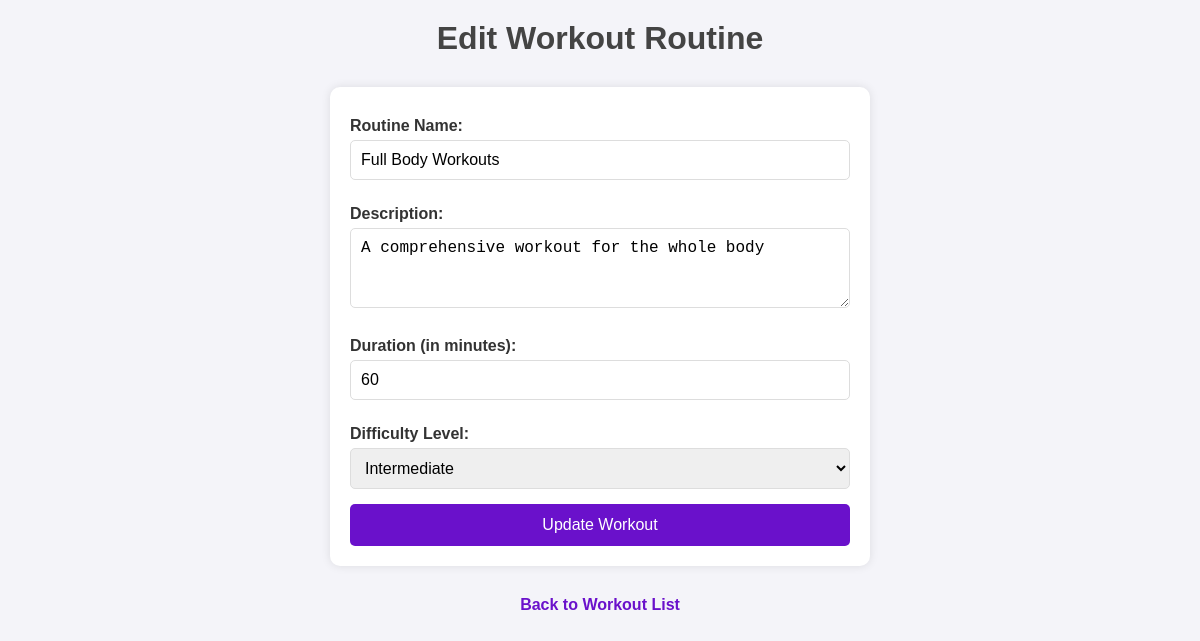
Page /edit_workout/1 on the committed database.
### tables this page shows
CREATE TABLE Workout_Routines (
        routine_id INTEGER PRIMARY KEY,
        routine_name TEXT NOT NULL,
        description TEXT,
        duration INTEGER,
        difficulty_level TEXT
    );

### app.py (the view, shortened to what this page needs)
@app.route('/edit_workout/<int:routine_id>', methods=['GET', 'POST'])
def edit_workout(routine_id):
    conn = sqlite3.connect('gym_management_system.db')
    conn.row_factory = sqlite3.Row
    cursor = conn.cursor()
    cursor.execute('SELECT * FROM Workout_Routines WHERE routine_id = ?', (routine_id,))
    workout = cursor.fetchone()
    conn.close()
    return render_template('edit_workout.html', workout=workout)

### templates/edit_workout.html (shortened to what this page needs)
<!DOCTYPE html>
<html lang="en">
<head>
</head>
<body>
    <h1>Edit Workout Routine</h1>
    <form method="POST">
        <label for="routine_name">Routine Name:</label>
        <input type="text" id="routine_name" name="routine_name" value="{{ workout['routine_name'] }}" required>
        <label for="description">Description:</label>
        <textarea id="description" name="description" required>{{ workout['description'] }}</textarea>
        <label for="duration">Duration (in minutes):</label>
        <input type="number" id="duration" name="duration" value="{{ workout['duration'] }}" required>
        <label for="difficulty_level">Difficulty Level:</label>
        <select id="difficulty_level" name="difficulty_level">
            <option value="Intermediate" {% if workout['difficulty_level'] == 'Intermediate' %}selected{% endif %}>Intermediate</option>
        </select>
        <button type="submit">Update Workout</button>
    </form>
    <a href="{{ url_for('view_workouts') }}">Back to Workout List</a>
</body>
</html>

### templates/edit_workout.html (style rules this page uses)
body { font-family: Arial, sans-serif; margin: 0; padding: 0; background-color: #f4f4f9; color: #333; }
h1 { text-align: center; margin-top: 20px; color: #444; }
form { max-width: 500px; margin: 30px auto; background: #fff; padding: 20px; border-radius: 10px; box-shadow: 0 0 10px rgba(0, 0, 0, 0.1); }
label { display: block; font-weight: bold; margin: 10px 0 5px; }
input[type="text"], input[type="number"], select, textarea { width: 100%; padding: 10px; margin-bottom: 15px; border: 1px solid #ddd; border-radius: 5px; font-size: 16px; box-sizing: border-box; }
textarea { resize: vertical; height: 80px; }
button { background-color: #6a11cb; color: #fff; border: none; padding: 12px; font-size: 16px; cursor: pointer; border-radius: 5px; width: 100%; transition: background 0.3s ease, transform 0.2s; }
a { text-decoration: none; display: block; text-align: center; margin-top: 15px; font-weight: bold; color: #6a11cb; }

### rows in the picture
Workout_Routines: routine_name "Full Body Workouts", description "A comprehensive workout for the whole body", duration "60", difficulty_level "Intermediate"
